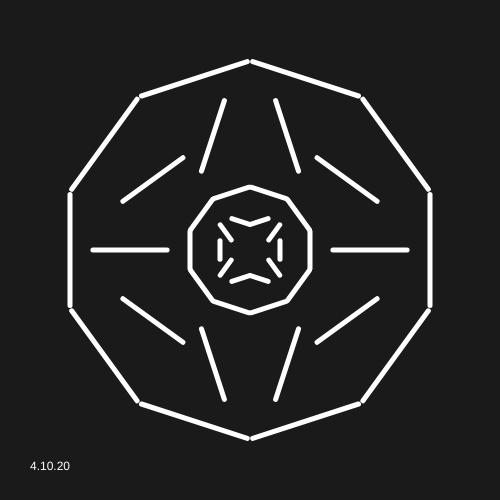
Frame 1 (no input)
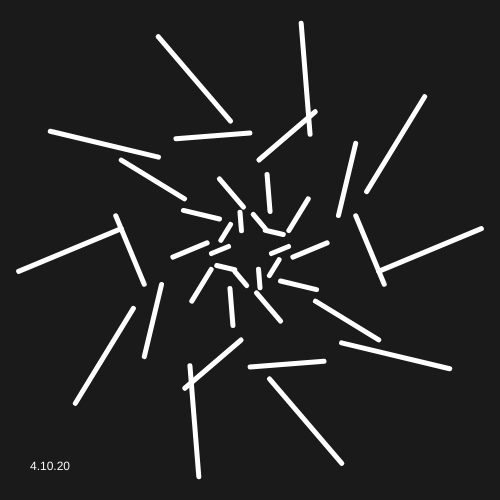
Frame 60 (no input)
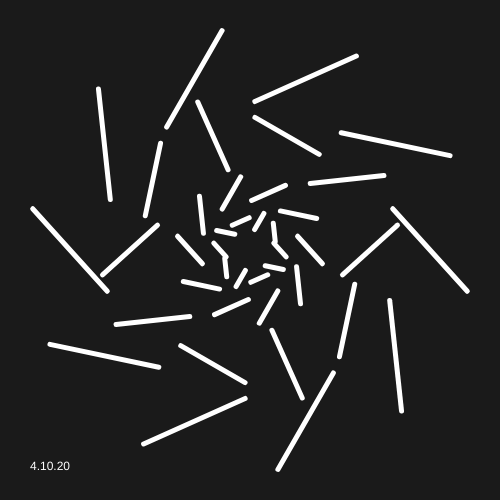
Frame 120 (the mouse pressed at the canvas centre since frame 60)

The p5.js sketch that drew these frames (run headless with seeded random() and noise() and a simulated clock; from frame 60 on, the mouse is pressed at the canvas centre):

// p5.js sketch
// ── sketch.js
function setup() {
  createCanvas(500, 500);
}
var N = 10;
var r = 60;
var k=0, t ;

function draw() {
  background(26);
  fill(255);
  noStroke();
  text("4.10.20", 30, height - 30);

  strokeWeight(5);
  stroke(255);
  translate(width>>1, height>>1);
  for (var i=0; i<N; i++) {
    var ang = 360/N;
    var l = r*sin(radians(ang/2));
    var x = r*cos(radians(ang*i));
    var y = r*sin(radians(ang*i));
    push()
    translate(x, y);
    rotate(PI/2+radians(ang*i+k));
    line(- l, 0, l, 0);
    pop();

    l = r/2*sin(radians(ang/2));
    x = r/2*cos(radians(ang*i));
    y = r/2*sin(radians(ang*i));

    push();
    translate(x, y);
    rotate(PI/2+radians(-ang*i+k));
    line(l, 0, -l, 0);
    pop();


    l = r*2*sin(radians(ang/2));
    x = r*2*cos(radians(ang*i));
    y = r*2*sin(radians(ang*i));

    push();
    translate(x, y);
    rotate(PI/2+radians(-ang*i+k));
    line(0, -l, 0, l);
    pop();



    l = r*3*sin(radians(ang/2));
    x = r*3*cos(radians(ang*i));
    y = r*3*sin(radians(ang*i));
    push()
    translate(x, y);
    rotate(PI/2+radians(ang*i+k));
    line(- l, 0, l, 0);
    pop();

  }
  k=180*sin(radians(t));
  if (t<90) t+=2;
  else t=0;

}
